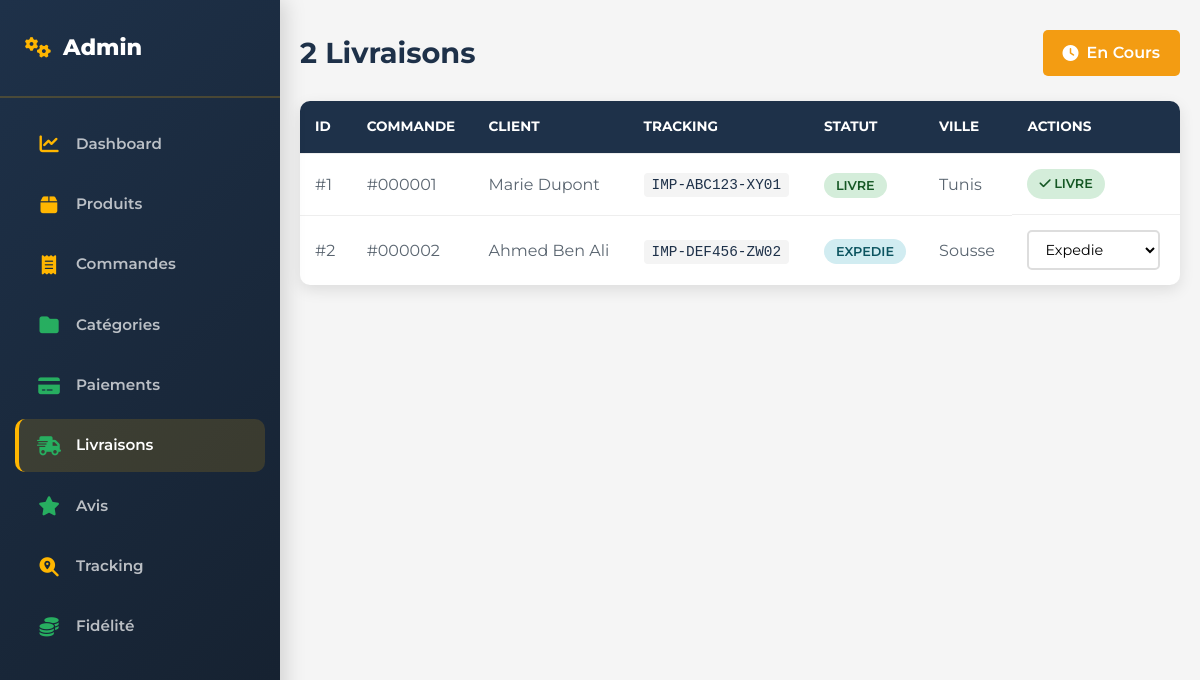
/index.php?controller=shipping&action=index (signed in), run on the app's committed database.
### tables this page shows
CREATE TABLE `shippings` (
    `id` INT AUTO_INCREMENT PRIMARY KEY,
    `order_id` INT NOT NULL,
    `tracking_number` VARCHAR(100),
    `carrier` VARCHAR(100) DEFAULT 'ImpactShop Express',
    `address` TEXT,
    `city` VARCHAR(100),
    `postal_code` VARCHAR(20),
    `country` VARCHAR(100) DEFAULT 'Tunisia',
    `shipping_cost` DECIMAL(10, 2) DEFAULT 0,
    `estimated_delivery` DATE NULL,
    `status` ENUM('pending', 'processing', 'shipped', 'in_transit', 'delivered') DEFAULT 'pending',
    `shipped_at` TIMESTAMP NULL,
    `delivered_at` TIMESTAMP NULL,
    `created_at` TIMESTAMP DEFAULT CURRENT_TIMESTAMP,
    INDEX `idx_order` (`order_id`),
    INDEX `idx_tracking` (`tracking_number`),
    INDEX `idx_status` (`status`),
    FOREIGN KEY (`order_id`) REFERENCES `orders`(`id`) ON DELETE CASCADE
);

CREATE TABLE `customers` (
    `id` INT AUTO_INCREMENT PRIMARY KEY,
    `first_name` VARCHAR(100) NOT NULL,
    `last_name` VARCHAR(100) NOT NULL,
    `email` VARCHAR(255) NOT NULL,
    `phone` VARCHAR(20),
    `address` TEXT,
    `city` VARCHAR(100),
    `postal_code` VARCHAR(20),
    `country` VARCHAR(100) DEFAULT 'Tunisia',
    `created_at` TIMESTAMP DEFAULT CURRENT_TIMESTAMP,
    UNIQUE KEY `unique_email` (`email`),
    INDEX `idx_email` (`email`)
);

### models/SHIPPING.PHP (called while the page is built, shortened)
<?php
class Shipping {
    public static function findAll() {
        $db = Database::getConnexion();
        $sql = "SELECT s.*, c.first_name, c.last_name, c.email
                FROM shippings s
                LEFT JOIN orders o ON s.order_id = o.id
                LEFT JOIN customers c ON o.customer_id = c. id
                ORDER BY s.created_at DESC";
        $stmt = $db->query($sql);
        return $stmt->fetchAll(PDO::FETCH_ASSOC);
    }
}

### controllers/SHIPPINGCONTROLLER.PHP (called while the page is built, shortened)
<?php
require_once __DIR__ . '/../models/Shipping.php';
class ShippingController {
    public function listShippings() {
        try {
            return Shipping::findAll();
        } catch (Exception $e) {
            $this->lastError = $e->getMessage();
            return [];
        }
    }
}

### views/admin/SHIPPING_LIST.PHP (the view, shortened to what this page needs)
<!DOCTYPE html>
<html lang="fr">
<head>
    <link rel="stylesheet" href="https://cdnjs.cloudflare.com/ajax/libs/font-awesome/6.4.0/css/all.min.css">
    <link rel="stylesheet" href="assets/css/admin.css">
</head>
<body>
    <div class="container">
        <?php include __DIR__ . '/admin_navbar.php'; ?>
        <div class="header">
            <h2><?php echo count($shippings); ?> Livraisons</h2>
            <a href="index.php?controller=shipping&action=pending" class="btn btn-warning"><i class="fas fa-clock"></i> En Cours</a>
        </div>
        <table>
            <thead>
                <tr>
                    <th>ID</th>
                    <th>Commande</th>
                    <th>Client</th>
                    <th>Tracking</th>
                    <th>Statut</th>
                    <th>Ville</th>
                    <th>Actions</th>
                </tr>
            </thead>
            <tbody>
                <?php if (empty($shippings)): ?>
                    <tr><td colspan="7" style="text-align:center;">Aucune livraison</td></tr>
                <?php else: ?>
                    <?php foreach ($shippings as $shipping): ?>
                        <tr>
                            <td>#<?php echo $shipping['id']; ?></td>
                            <td>#<?php echo str_pad($shipping['order_id'], 6, '0', STR_PAD_LEFT); ?></td>
                            <td><?php echo htmlspecialchars(($shipping['first_name'] ?? '') . ' ' . ($shipping['last_name'] ?? '')); ?></td>
                            <td><code><?php echo htmlspecialchars($shipping['tracking_number']); ?></code></td>
                            <td>
                                <?php
                                $statusClass = 'secondary';
                                $statusLabel = $shipping['status'];
                                if ($shipping['status'] === 'processing') { $statusClass = 'warning'; $statusLabel = 'Preparation'; }
                                elseif ($shipping['status'] === 'shipped') { $statusClass = 'info'; $statusLabel = 'Expedie'; }
                                elseif ($shipping['status'] === 'in_transit') { $statusClass = 'primary'; $statusLabel = 'En Transit'; }
                                elseif ($shipping['status'] === 'delivered') { $statusClass = 'success'; $statusLabel = 'Livre'; }
                                ?>
                                <span class="badge badge-<?php echo $statusClass; ?>"><?php echo $statusLabel; ?></span>
                            </td>
                            <td><?php echo htmlspecialchars($shipping['city']); ?></td>
                            <td class="actions">
                                <?php if ($shipping['status'] !== 'delivered'): ?>
                                    <form method="POST" action="index.php?controller=shipping&action=updateStatus" style="display:inline;">
                                        <select name="status" onchange="this.form.submit()" class="status-select">
                                            <option value="shipped" <?php echo $shipping['status'] === 'shipped' ? 'selected' : ''; ?>>Expedie</option>
                                        </select>
                                    </form>
                                <?php else: ?>
                                    <span class="badge badge-success"><i class="fas fa-check"></i> Livre</span>
                                <?php endif; ?>
                            </td>
                        </tr>
                    <?php endforeach; ?>
                <?php endif; ?>
            </tbody>
        </table>
    </div>
</body>
</html>

### data on the page
shippings: id "1", order "000001", customers.first_name+last_name "Marie Dupont", tracking_number "IMP-ABC123-XY01", status "LIVRE", city "Tunis"
shippings: id "2", order "000002", customers.first_name+last_name "Ahmed Ben Ali", tracking_number "IMP-DEF456-ZW02", status "EXPEDIE", city "Sousse", status "Expedie"

### other printed values
$tab['label'] "Dashboard"
$tab['label'] "Produits"
$tab['label'] "Commandes"
$tab['label'] "Catégories"
$tab['label'] "Paiements"
$tab['label'] "Livraisons"
$tab['label'] "Avis"
$tab['label'] "Tracking"
$tab['label'] "Fidélité"
count($shippings) "2"
